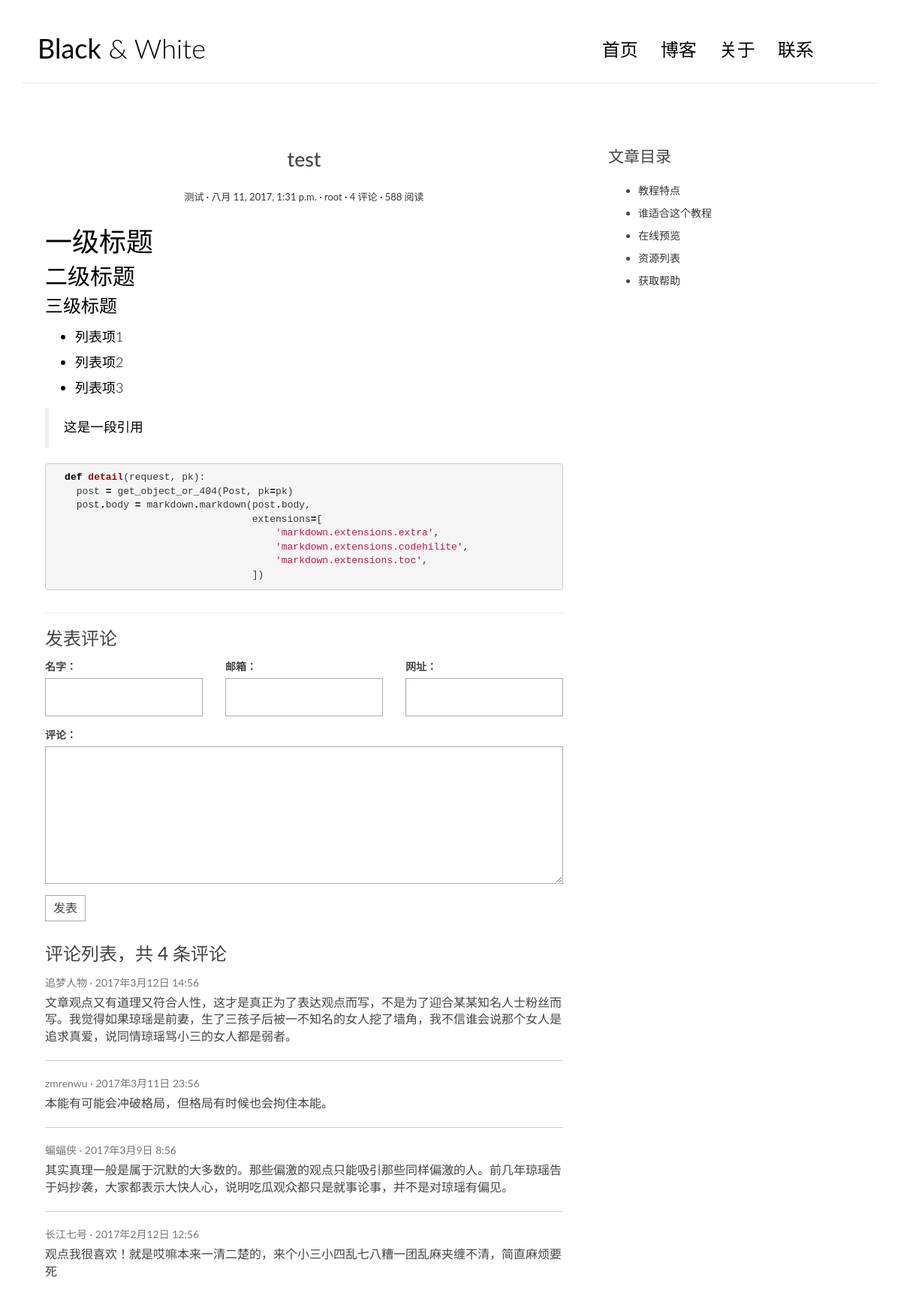
Screenshot of /post/3/ with the database file from the repository.
### blog/models.py (models this page shows, shortened)
class Post(models.Model):
    title = models.CharField(max_length=100)
    body = models.TextField()
    created_time = models.DateTimeField()
    modified_time = models.DateTimeField()
    excerpt = models.CharField(max_length=200,blank=True)
    """
    这是分类与标签，分类与标签的模型我们已经定义在上面。
    我们在这里把文章对应的数据库表和分类、标签对应的数据库表关联了起来，但是关联形式稍微有点不同。
    一篇文章只能对应一个分类，但是一个分类下可以有多篇文章，所以我们使用的是 ForeignKey，即一对多的关联关系。
    一篇文章可以有多个标签，同一个标签下也可能有多篇文章，所以我们使用 ManyToManyField，表明这是多对多的关联关系。
    同时我们规定文章可以没有标签，因此为标签 tags 指定了 blank=True。
    参考官方文档：
    https://docs.djangoproject.com/en/1.10/topics/db/models/#relationships
    """
    category = models.ForeignKey(Category)
    tags = models.ManyToManyField(Tag,blank=True)
    """
    这个是作者，User是从django.contrib.auth.models导入的，
    Django为我们准备的一个内置的应用，专门处理网站的用户注册、登陆等流程。
    一篇文章只能有一个作者，而一个作者可能会写多篇文章，因此这是一对多的关联关系
    """
    author = models.ForeignKey(User)

class Category(models.Model):#分类
    name = models.CharField(max_length=100)

### blog/views.py (the view)
# urls.py: url(r'^post/(?P<pk>[0-9]+)/$',views.detail,name='detail')
def detail(request,pk):
    post = get_object_or_404(Post,pk=pk)
    post.body = markdown.markdown(post.body,
                                  extensions=[
                                          'markdown.extensions.extra',
                                          'markdown.extensions.codehilite',
                                          'markdown.extensions.toc',
                                          ]
            )
    return render(request, 'blog/detail.html', context={'post': post})

### templates/blog/detail.html (shortened to what this page needs)
﻿{% extends 'base.html' %}
			{% block main %}
                <article class="post post-{{ post.pk }}">
                    <header class="entry-header">
                        <h1 class="entry-title">{{ post.title }}</h1>
                        <div class="entry-meta">
                            <span class="post-category"><a href="#">{{ post.category.name }}</a></span>
                            <span class="post-date"><a href="#"><time class="entry-date"
                                                                      datetime="{{ post.created_time }}">{{ post.created_time }}</time></a></span>
                            <span class="post-author"><a href="#">{{ post.author }}</a></span>
                            <span class="comments-link"><a href="#">4 评论</a></span>
                            <span class="views-count"><a href="#">588 阅读</a></span>
                        </div>
                    </header>
                    <div class="entry-content clearfix">
                        {{ post.body|safe }}
                    </div>
                </article>
                <section class="comment-area" id="comment-area">
                    <hr>
                    <h3>发表评论</h3>
                    <form action="#" method="post" class="comment-form">
                        <div class="row">
                            <div class="col-md-4">
                                <label for="id_name">名字：</label>
                                <input type="text" id="id_name" name="name" required>
                            </div>
                            <div class="col-md-4">
                                <label for="id_email">邮箱：</label>
                                <input type="email" id="id_email" name="email" required>
                            </div>
                            <div class="col-md-4">
                                <label for="id_url">网址：</label>
                                <input type="text" id="id_url" name="url">
                            </div>
                            <div class="col-md-12">
                                <label for="id_comment">评论：</label>
                                <textarea name="comment" id="id_comment" required></textarea>
                                <button type="submit" class="comment-btn">发表</button>
                            </div>
                        </div>
                    </form>
                    <div class="comment-list-panel">
                        <h3>评论列表，共 <span>4</span> 条评论</h3>
                        <ul class="comment-list list-unstyled">
                            <li class="comment-item">
                                <span class="nickname">追梦人物</span>
                                <time class="submit-date" datetime="2012-11-09T23:15:57+00:00">2017年3月12日 14:56</time>
                                <div class="text">
                                    文章观点又有道理又符合人性，这才是真正为了表达观点而写，不是为了迎合某某知名人士粉丝而写。我觉得如果琼瑶是前妻，生了三孩子后被一不知名的女人挖了墙角，我不信谁会说那个女人是追求真爱，说同情琼瑶骂小三的女人都是弱者。
                                </div>
                            </li>
                            <li class="comment-item">
                                <span class="nickname">zmrenwu</span>
                                <time class="submit-date" datetime="2012-11-09T23:15:57+00:00">2017年3月11日 23:56</time>
                                <div class="text">
                                    本能有可能会冲破格局，但格局有时候也会拘住本能。
                                </div>
                            </li>
                            <li class="comment-item">
                                <span class="nickname">蝙蝠侠</span>
                                <time class="submit-date" datetime="2012-11-09T23:15:57+00:00">2017年3月9日 8:56</time>
                                <div class="text">
                                    其实真理一般是属于沉默的大多数的。那些偏激的观点只能吸引那些同样偏激的人。前几年琼瑶告于妈抄袭，大家都表示大快人心，说明吃瓜观众都只是就事论事，并不是对琼瑶有偏见。
                                </div>
                            </li>
                            <li class="comment-item">
                                <span class="nickname">长江七号</span>
                                <time class="submit-date" datetime="2012-11-09T23:15:57+00:00">2017年2月12日 12:56</time>
                                <div class="text">
                                    观点我很喜欢！就是哎嘛本来一清二楚的，来个小三小四乱七八糟一团乱麻夹缠不清，简直麻烦要死
                                </div>
                            </li>
                        </ul>
                    </div>
                </section>
			{% endblock main %}
			{% block toc %}
                <div class="widget widget-content">
                    <h3 class="widget-title">文章目录</h3>
                    <ul>
                        <li>
                            <a href="#">教程特点</a>
                        </li>
                        <li>
                            <a href="#">谁适合这个教程</a>
                        </li>
                        <li>
                            <a href="#">在线预览</a>
                        </li>
                        <li>
                            <a href="#">资源列表</a>
                        </li>
                        <li>
                            <a href="#">获取帮助</a>
                        </li>
                    </ul>
                </div>
			{% endblock toc %}

### blog/static/blog/css/custom.css (style rules this page uses)
* { outline: none; }
h1, h2, h3, h4, h5, h6 { margin-top: 0; }
a { color: #333; }
body { color: #444; font-family: 'Lato', sans-serif; }
p { font-family: 'Ubuntu', sans-serif; font-weight: 400; word-spacing: 1px; letter-spacing: 0.01em; }
.post { background: #fff; padding: 30px 30px 0; }
.entry-title { text-align: center; font-size: 1.9em; margin-bottom: 20px; line-height: 1.6; padding: 10px 20px 0; }
.entry-meta { text-align: center; color: #DDDDDD; font-size: 13px; margin-bottom: 30px; }
.entry-content { font-size: 18px; line-height: 1.9; font-weight: 300; color: #000; }
.post-category::after, .post-date::after, .post-author::after, .comments-link::after { content: ' ·'; color: #000; }
.widget { background: #fff; padding: 30px 0 0; }
.widget-title { font-size: 1.5em; margin-bottom: 20px; line-height: 1.6; padding: 10px 0 0; font-weight: 400; }
.widget-content ul li { margin-bottom: 10px; }
.contact-form input, .comment-form input { border: 1px solid #aaa; margin-bottom: 15px; width: 100%; padding: 15px 15px; font-size: 16px; line-height: 100%; transition: 0.4s border-color linear; }
.contact-form textarea, .comment-form textarea { border: 1px solid #aaa; margin-bottom: 15px; width: 100%; padding: 15px 15px; font-size: 16px; line-height: 20px !important; min-height: 183px; transition: 0.4s border-color linear; }
.comment-area { padding: 0 30px 0; }
.comment-form { margin-top: 15px; }
.comment-form .comment-btn { background-color: #fff; border: 1px solid #aaa; font-size: 16px; padding: 5px 10px; }
.comment-list-panel { margin-top: 30px; }
.comment-list { margin-top: 15px; }
.comment-item:not(:last-child) { border-bottom: 1px #ccc solid; margin-bottom: 20px; padding-bottom: 20px; }
.comment-item .nickname, .comment-item .submit-date { color: #777; font-size: 14px; }
.comment-item .nickname:after { content: ' ·'; }
.comment-item .text { padding-top: 5px; font-size: 16px; }

### blog/static/blog/css/highlights/github.css (style rules this page uses)
.codehilite .k { color: #000000; font-weight: bold }
.codehilite .o { color: #000000; font-weight: bold }
.codehilite .nf { color: #990000; font-weight: bold }
.codehilite .w { color: #bbbbbb }
.codehilite .s1 { color: #d01040 }

### rows the page displays
Post: title "test", category.name "测试", created_time "八月 11, 2017, 1:31 p.m.", author "root", body "一级标题 二级标题 三级标题 列表项1 列表项2 列表项3 这是一段引用 def detail ( request , pk ): post = get_object_or_404 ( Post , pk = pk ) post . body = markdown . markdown ( post . body , extensions = [ 'markdown.extensions.extra' , 'markdown.extensions.codehilite' , 'markdown.extensions.toc' , ])"
